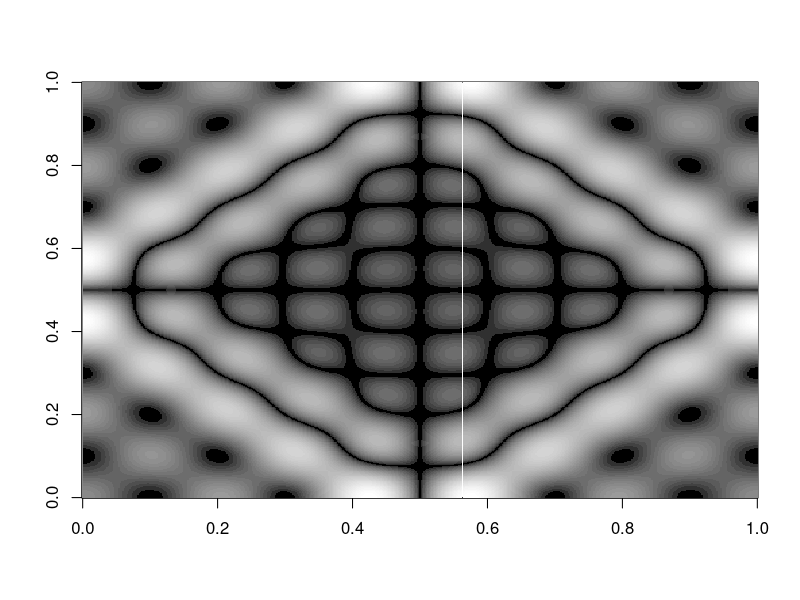

Source code (R):
# Chladni 53 - similar to Chladni's original figure 53

# Generates an image similar to a "chladni Figure." chladni Figures are nodal patterns
# that occur on vibrating surfaces.

# The surface is modeled as a matrix, each point representing the 
# displacement of the surface while vibrating.
# The vibration is modled as the sum of a set of terms, each of which
# is a product of cos waves - one along the x direction, one along the y direction.
# The cos wave terms have different frequencies - starting with the 
# 'fundamental' frequency (wavelength is 1/2 the length of the surface),
# and followed by various 'harmonics'. 

t <- 0:500
f <- 2*pi/500
i <- 0
chladni  <- rep(1, 501) # first row is one, as cos(0) = 1

# Now add 500 more rows, first factor in each term varies as we go across a row (from t)
# second factor of each term varies as we go down a column (from i)
for ( i in 1:500) { 
  chladni  <- rbind(chladni , 
                    + cos(1/2*f*t)*cos(1/2*f*i) 
                    - cos(3/2*f*t)*cos(3/2*f*i)
                    + cos(5/2*f*t)*cos(5/2*f*i)
                    - cos(7/2*f*t)*cos(7/2*f*i)
                    + cos(9/2*f*t)*cos(9/2*f*i)
                    
  )
}
# Reset the graph layout in case it was previously set elsewhere.
par(mfrow=c(1,1))

# We want the matrix to record just the displacement of each
# point, not whether it happens to be up or down - in a standing
# wave the non nodal areas oscillate between positive and negative.
# So just take the absolute value of each point.
chladni <- abs(chladni)

# use the image or contour functions to display the results
image(chladni, col=grey.colors(40, start=0, end=1))
#contour(chladni)
